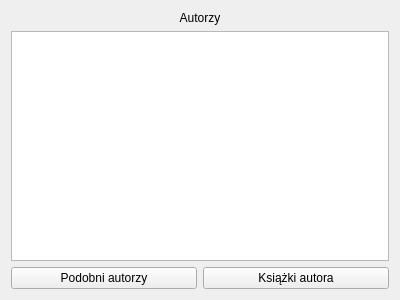
<?xml version="1.0" encoding="UTF-8"?>
<ui version="4.0">
 <class>listAuthorUi</class>
 <widget class="QWidget" name="listAuthorUi">
  <property name="geometry">
   <rect>
    <x>0</x>
    <y>0</y>
    <width>400</width>
    <height>300</height>
   </rect>
  </property>
  <property name="windowTitle">
   <string>Lista autorów</string>
  </property>
  <layout class="QVBoxLayout" name="verticalLayout">
   <item>
    <widget class="QLabel" name="label">
     <property name="text">
      <string>Autorzy</string>
     </property>
     <property name="alignment">
      <set>Qt::AlignCenter</set>
     </property>
    </widget>
   </item>
   <item>
    <widget class="QListView" name="authorListView"/>
   </item>
   <item>
    <layout class="QHBoxLayout" name="horizontalLayout">
     <item>
      <widget class="QPushButton" name="pushButton">
       <property name="text">
        <string>Podobni autorzy</string>
       </property>
      </widget>
     </item>
     <item>
      <widget class="QPushButton" name="pushButton_2">
       <property name="text">
        <string>Książki autora</string>
       </property>
      </widget>
     </item>
    </layout>
   </item>
  </layout>
 </widget>
 <resources/>
 <connections/>
</ui>
